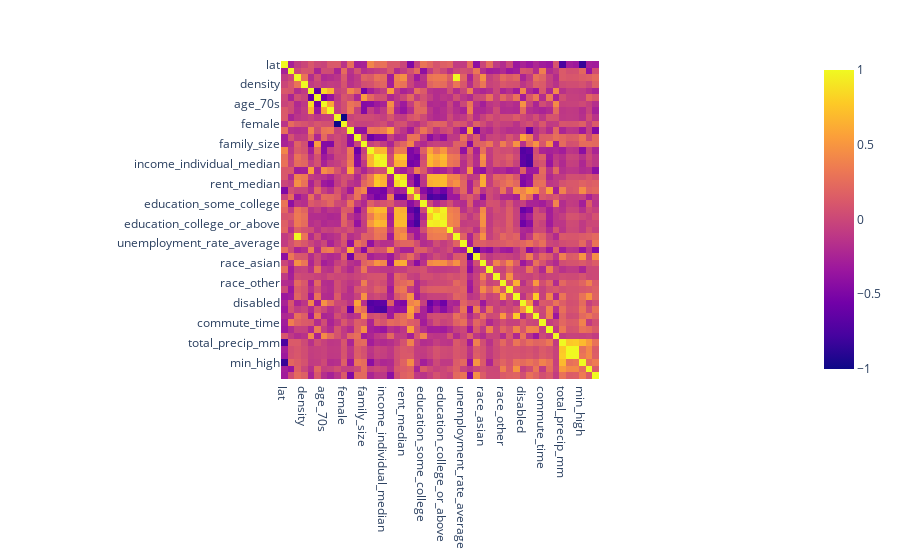

This figure's notebook cell:
### Code cell
import plotly.express as px

fig = px.imshow(df.corr())
fig.show()

### Figure 1 — Plotly figure (JSON) as saved in the notebook; plotly's stock layout.template omitted (floating-point values rounded to 4 significant figures; data arrays with more than 128 entries replaced by an {"elided": "..."} marker saying what was removed)
{"data": [{"coloraxis": "coloraxis", "hovertemplate": "x: %{x}<br>y: %{y}<br>color: %{z}<extra></extra>", "name": "0", "type": "heatmap", "x": ["lat", "lng", "population", "density", "age_median", "age_under_10", "age_70s", "age_over_80", "male", "female", "married", "divorced", "family_size", "family_dual_income", "income_household_median", "income_individual_median", "home_ownership", "home_value", "rent_median", "education_less_highschool", "education_highschool", "education_some_college", "education_bachelors", "education_graduate", "education_college_or_above", "education_stem_degree", "labor_force", "unemployment_rate_average", "race_white", "race_black", "race_asian", "race_native", "race_pacific", "race_other", "race_multiple", "hispanic", "disabled", "poverty", "limited_english", "commute_time", "health_uninsured", "veteran", "total_precip_mm", "num_precip_days", "num_precip_days_greater_1mm", "min_high", "max_high", "crime_rate_per_100000_x"], "xaxis": "x", "y": ["lat", "lng", "population", "density", "age_median", "age_under_10", "age_70s", "age_over_80", "male", "female", "married", "divorced", "family_size", "family_dual_income", "income_household_median", "income_individual_median", "home_ownership", "home_value", "rent_median", "education_less_highschool", "education_highschool", "education_some_college", "education_bachelors", "education_graduate", "education_college_or_above", "education_stem_degree", "labor_force", "unemployment_rate_average", "race_white", "race_black", "race_asian", "race_native", "race_pacific", "race_other", "race_multiple", "hispanic", "disabled", "poverty", "limited_english", "commute_time", "health_uninsured", "veteran", "total_precip_mm", "num_precip_days", "num_precip_days_greater_1mm", "min_high", "max_high", "crime_rate_per_100000_x"], "yaxis": "y", "z": {"elided": "48x48 float values"}}], "layout": {"coloraxis": {"colorscale": [[0, "#0d0887"], [0.1111, "#46039f"], [0.2222, "#7201a8"], [0.3333, "#9c179e"], [0.4444, "#bd3786"], [0.5556, "#d8576b"], [0.6667, "#ed7953"], [0.7778, "#fb9f3a"], [0.8889, "#fdca26"], [1, "#f0f921"]]}, "margin": {"t": 60}, "xaxis": {"anchor": "y", "constrain": "domain", "domain": [0, 1], "scaleanchor": "y"}, "yaxis": {"anchor": "x", "autorange": "reversed", "constrain": "domain", "domain": [0, 1]}}}
